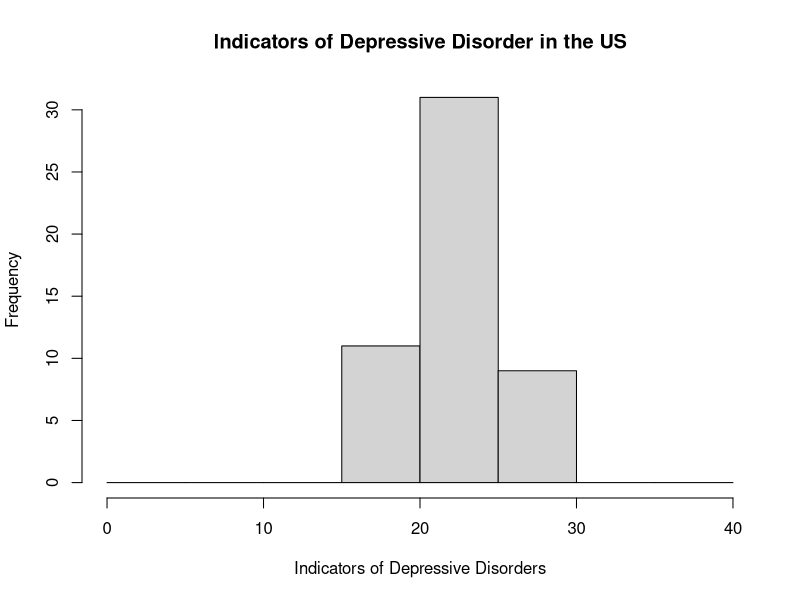

Write the R code that produced this figure.
library(dplyr)
library(tidyverse)

mental_health_data <- read.csv("mental_health_data.csv")

depressive_disorder <- mental_health_data %>%
  filter(Indicator == "Symptoms of Depressive Disorder" & Phase == "1" & Time.Period == "1" & Group == "By State") %>%
  select(State, Value) %>%
  arrange(Value)

bins <- seq(0, 40, by=5)
depressive_disorder_indicators <- depressive_disorder$Value
depressive_bins <- cut(depressive_disorder_indicators, bins)

indicators_histogram <- hist(depressive_disorder_indicators, breaks=bins, main="Indicators of Depressive Disorder in the US", xlab="Indicators of Depressive Disorders")
